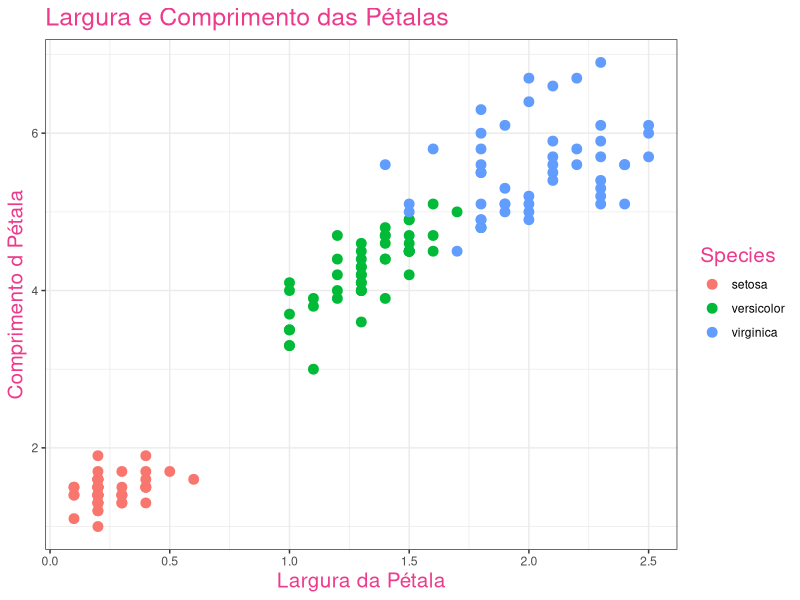

Write R code to recreate this figure.
# Mini-Projeto 2

# Limpeza e Transformação de Dados com Power Query e Linguagem R

install.packages("data.table")

# Carregar os pacotes
library(dplyr)
library(data.table)
library(ggplot2)

dados_iris <- iris
View(dados_iris)

# Tarefa 1: Sumarizar os Dados de cada coluna com Média
library(dplyr)
media_iris <- summarize(group_by(dados_iris, Species),
                        media_sepal_length = mean(Sepal.Length),
                        media_sepal_width = mean(Sepal.Width),
                        media_petal_length = mean(Petal.Length),
                        media_petal_width = mean(Petal.Width))

View(media_iris)

# Tarefa 2 - Extrair o valor inteiro de uma das colunas decimais
library(data.table)
dados_iris_id <- data.table(dados_iris)
View(dados_iris_id)
dados_iris_id$Sepal.Length <- as.integer(dados_iris_id$Sepal.Length)
View(dados_iris_id)

# Para executar no Power Query
library(data.table)
dados_iris_id <- data.table(dados_iris)
dados_iris_id$Sepal.Length <- as.integer(dados_iris_id$Sepal.Length)

# Tarefa 3 - Construindo um gráfico mostrando a relação de duas variáveis numéricas para 3 categoricas
ggplot(data= dados_iris, aes(x= Petal.Width, y= Petal.Length)) +
  geom_point(aes(color= Species), size=3) +
  ggtitle("Largura e Comprimento das Pétalas") +
  labs(x= "Largura da Pétala", y= "Comprimento d Pétala") +
  theme_bw() +
  theme(title = element_text(size= 15, color= "violetred2"))

# Cores disponíveis da Linhaguem R
colors()
